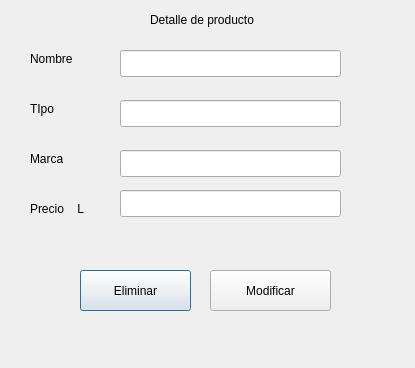
<?xml version="1.0" encoding="UTF-8"?>
<ui version="4.0">
 <class>modificar_producto</class>
 <widget class="QDialog" name="modificar_producto">
  <property name="geometry">
   <rect>
    <x>0</x>
    <y>0</y>
    <width>415</width>
    <height>368</height>
   </rect>
  </property>
  <property name="windowTitle">
   <string>Dialog</string>
  </property>
  <widget class="QLabel" name="label">
   <property name="geometry">
    <rect>
     <x>150</x>
     <y>10</y>
     <width>151</width>
     <height>20</height>
    </rect>
   </property>
   <property name="text">
    <string>Detalle de producto</string>
   </property>
  </widget>
  <widget class="QLabel" name="label_2">
   <property name="geometry">
    <rect>
     <x>30</x>
     <y>50</y>
     <width>67</width>
     <height>17</height>
    </rect>
   </property>
   <property name="text">
    <string>Nombre</string>
   </property>
  </widget>
  <widget class="QLabel" name="label_3">
   <property name="geometry">
    <rect>
     <x>30</x>
     <y>100</y>
     <width>67</width>
     <height>17</height>
    </rect>
   </property>
   <property name="text">
    <string>TIpo </string>
   </property>
  </widget>
  <widget class="QLabel" name="label_4">
   <property name="geometry">
    <rect>
     <x>30</x>
     <y>150</y>
     <width>67</width>
     <height>17</height>
    </rect>
   </property>
   <property name="text">
    <string>Marca</string>
   </property>
  </widget>
  <widget class="QLabel" name="label_5">
   <property name="geometry">
    <rect>
     <x>30</x>
     <y>200</y>
     <width>67</width>
     <height>17</height>
    </rect>
   </property>
   <property name="text">
    <string>Precio    L</string>
   </property>
  </widget>
  <widget class="QLineEdit" name="detalle_nombre_producto">
   <property name="geometry">
    <rect>
     <x>120</x>
     <y>50</y>
     <width>221</width>
     <height>27</height>
    </rect>
   </property>
  </widget>
  <widget class="QLineEdit" name="detalle_tipo_producto">
   <property name="geometry">
    <rect>
     <x>120</x>
     <y>100</y>
     <width>221</width>
     <height>27</height>
    </rect>
   </property>
  </widget>
  <widget class="QLineEdit" name="detalle_marca_producto">
   <property name="geometry">
    <rect>
     <x>120</x>
     <y>150</y>
     <width>221</width>
     <height>27</height>
    </rect>
   </property>
  </widget>
  <widget class="QLineEdit" name="detalle_precio_producto">
   <property name="geometry">
    <rect>
     <x>120</x>
     <y>190</y>
     <width>221</width>
     <height>27</height>
    </rect>
   </property>
  </widget>
  <widget class="QPushButton" name="remover_producto">
   <property name="geometry">
    <rect>
     <x>80</x>
     <y>270</y>
     <width>111</width>
     <height>41</height>
    </rect>
   </property>
   <property name="text">
    <string>Eliminar</string>
   </property>
   <property name="icon">
    <iconset>
     <normaloff>../iconos/close_delete.png</normaloff>../iconos/close_delete.png</iconset>
   </property>
   <property name="iconSize">
    <size>
     <width>40</width>
     <height>40</height>
    </size>
   </property>
  </widget>
  <widget class="QPushButton" name="modificar_product">
   <property name="geometry">
    <rect>
     <x>210</x>
     <y>270</y>
     <width>121</width>
     <height>41</height>
    </rect>
   </property>
   <property name="text">
    <string>Modificar</string>
   </property>
   <property name="icon">
    <iconset>
     <normaloff>../iconos/apple-red.png</normaloff>../iconos/apple-red.png</iconset>
   </property>
   <property name="iconSize">
    <size>
     <width>40</width>
     <height>40</height>
    </size>
   </property>
  </widget>
  <widget class="QLabel" name="label_6">
   <property name="geometry">
    <rect>
     <x>310</x>
     <y>10</y>
     <width>41</width>
     <height>31</height>
    </rect>
   </property>
   <property name="text">
    <string/>
   </property>
   <property name="pixmap">
    <pixmap>../iconos/apple-green.png</pixmap>
   </property>
  </widget>
  <widget class="QLabel" name="label_7">
   <property name="geometry">
    <rect>
     <x>90</x>
     <y>10</y>
     <width>41</width>
     <height>31</height>
    </rect>
   </property>
   <property name="text">
    <string/>
   </property>
   <property name="pixmap">
    <pixmap>../iconos/apple-green.png</pixmap>
   </property>
  </widget>
 </widget>
 <resources/>
 <connections/>
</ui>
